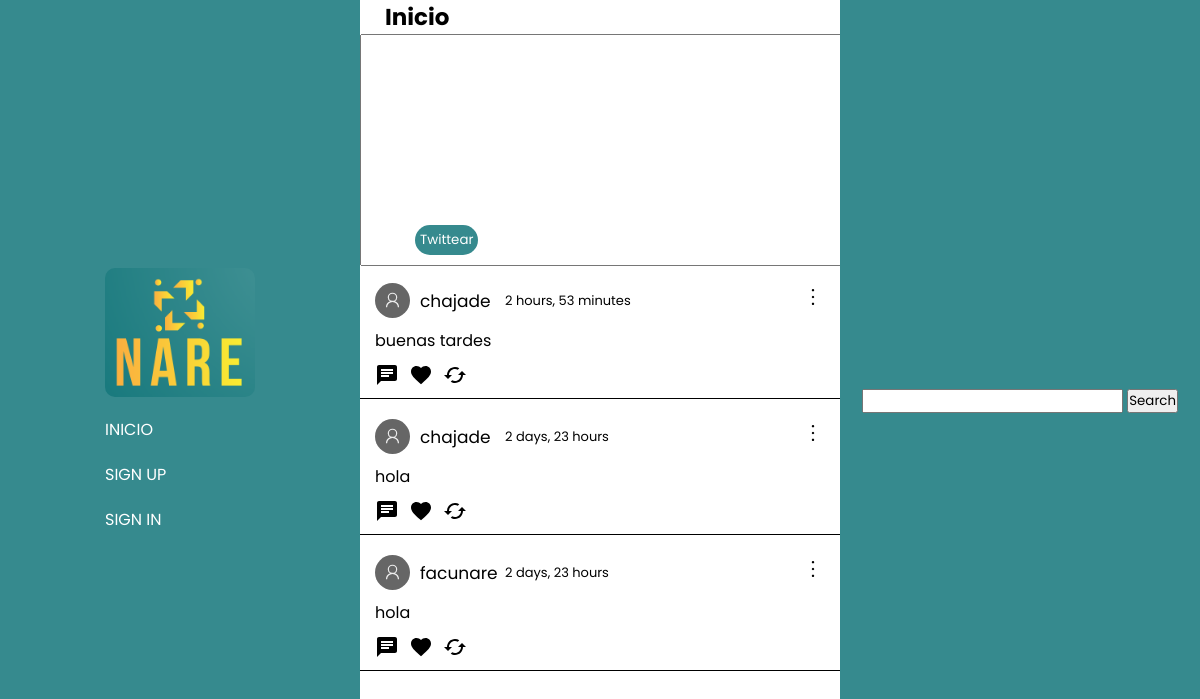
Before: / with the older database file.
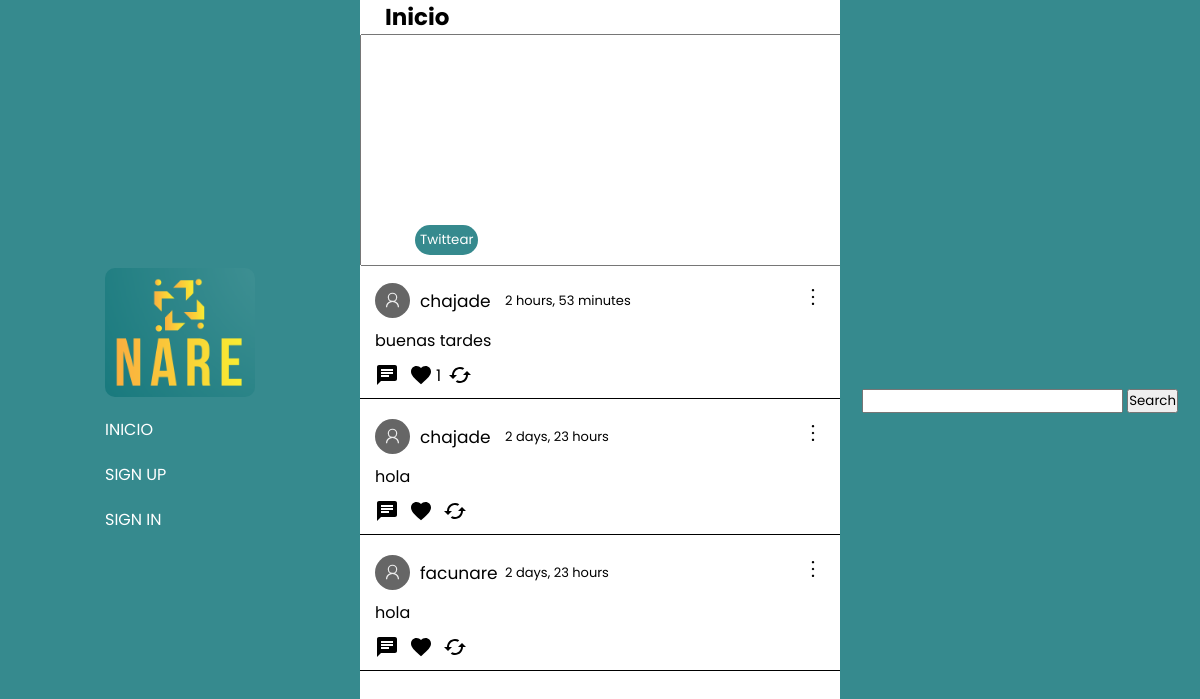
After: the same page with the newer database file.
### tweets/models.py (models this page shows)
class Tweet(models.Model):
    user = models.ForeignKey(User, null=True, on_delete=models.CASCADE)
    content = models.TextField(max_length=180)
    created_at = models.DateTimeField(auto_now_add=True)
    likes = models.IntegerField(default=0)
    likes_users = models.ManyToManyField(User, related_name="likes_tweets")
    retweets = models.IntegerField(default=0)
    parent_tweet = models.IntegerField(null=True)

### tweets/views.py (the view)
# urls.py: path('', views.globalFeed, name='globalFeed'),
def globalFeed(request):
    tweets = Tweet.objects.all().filter(parent_tweet = None)
    return render(request, 'globalFeed.html',{
            'form': forms.postTweet,
            'tweets': tweets
    })

### tweets/templates/globalFeed.html (shortened to what this page needs)
{% extends 'base.html' %}  {% load static %}
    {% block content %}
    <link rel="stylesheet" href="{% static 'globalFeed.css' %}" />
    <div class="container-1">
        <h1 class="feedTitle">Inicio</h1>
        <form action="{% url 'postTweet' %}" method="POST" class="postTweetForm">
            <textarea name="content" cols="55" rows="10" required="" id="id_content" spellcheck="false"></textarea>
            <button>
                Twittear
            </button>
        </form>
    </div>
    <div class="tweets">
        {% for tweet in tweets %}
             {% include 'Tweet.html' %}
        {% endfor %}
{% endblock content %}

### tweets/templates/Tweet.html (shortened to what this page needs)
<a href="{% url 'tweetDetails' tweet.id %}" class="tweet">
    <div class="div-content" id="{{tweet.id}}">
        <div class="tweetHead">
            <div class="fotoPerfil">
                <form action="{% url 'myProfile' tweet.user.username %}">
                    <button class="usernameTweet">{{tweet.user.username}}</button>
                </form>
                <p class="timeAgo">{{tweet.created_at|timesince}}</p>
            </div>
            <div class="tweetOptions">
                <button  class="optionButtons" data="true"></button>
            </div>
        </div>
        <span class="tweetMessage">{{tweet.content}}</span>
        <div class="buttons">
            <button class="msgButton" id="{{tweet.id}}">
                    <svg class="msgSvg" xmlns="http://www.w3.org/2000/svg" height="24px" viewBox="0 0 24 24" width="24px" fill="#000000">
                        <path d="M0 0h24v24H0z" fill="none"/>
                        <path d="M20 2H4c-1.1 0-1.99.9-1.99 2L2 22l4-4h14c1.1 0 2-.9 2-2V4c0-1.1-.9-2-2-2zM6 9h12v2H6V9zm8 5H6v-2h8v2zm4-6H6V6h12v2z"/>
                    </svg>
                </button>
                <form action="{% url 'like' tweet.id %}" class="likeForm">
                    <button class="likeBtn">
                    </button>
                    {% if tweet.likes != 0 %}
                    <p>{{tweet.likes}}</p>
                    {% endif %}
                </form>
                <form>
                    <button>
                    </button>
                </form>
            </div>
        </a>
    </div>

Changed rows visible on the page:
changed Tweet "buenas tardes": likes (not shown) → "1"
